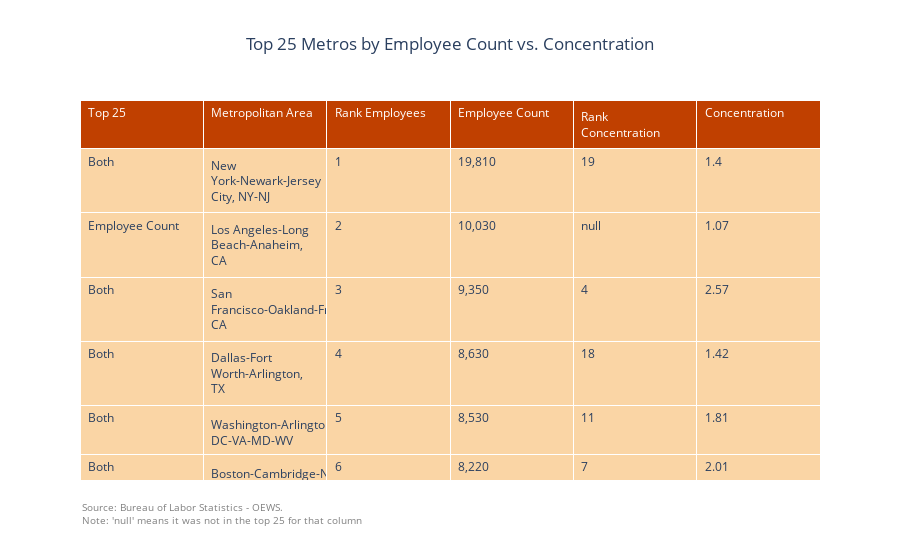

Notebook code cell kept with this figure:
### Code cell
formatted_emp_ct= [f"{x:,.0f}" for x in compare25["TOT_EMP"]]

fig = go.Figure(data=[go.Table(
    header=dict(values=['Top 25','Metropolitan Area', 'Rank Employees', 'Employee Count', 'Rank Concentration', 'Concentration'],
                fill_color='#C04000',
                align='left', 
                font_color='white'),
    cells=dict(values=[
        compare25['Overlap'], 
        compare25['AREA_TITLE'], 
        compare25['Rank Employees'],
        formatted_emp_ct,
        compare25['Rank Concentration'],
        compare25['LOC_QUOTIENT']
    ],
    fill_color='#FAD5A5',
    align='left'))
])

fig.update_layout(
    title="Top 25 Metros by Employee Count vs. Concentration",
    title_x=0.5,
    annotations=[
        dict(
            text="Source: Bureau of Labor Statistics - OEWS. <br>"\
                "Note: 'null' means it was not in the top 25 for that column",
            xref="paper", yref="paper",
            x=0, y=-0.13,
            showarrow=False,
            align="left",  # <-- aligns text to the left
            font=dict(size=10, color="gray")
        )
    ]
)

### Figure 1 — Plotly figure (JSON) as saved in the notebook; plotly's stock layout.template omitted (floating-point values rounded to 4 significant figures; data arrays with more than 128 entries replaced by an {"elided": "..."} marker saying what was removed)
{"data": [{"cells": {"align": "left", "fill": {"color": "#FAD5A5"}, "values": {"elided": "6x37 mixed values"}}, "header": {"align": "left", "fill": {"color": "#C04000"}, "font": {"color": "white"}, "values": ["Top 25", "Metropolitan Area", "Rank Employees", "Employee Count", "Rank Concentration", "Concentration"]}, "type": "table"}], "layout": {"annotations": [{"align": "left", "font": {"color": "gray", "size": 10}, "showarrow": false, "text": "Source: Bureau of Labor Statistics - OEWS. <br>Note: 'null' means it was not in the top 25 for that column", "x": 0, "xref": "paper", "y": -0.13, "yref": "paper"}], "title": {"text": "Top 25 Metros by Employee Count vs. Concentration", "x": 0.5}}}
